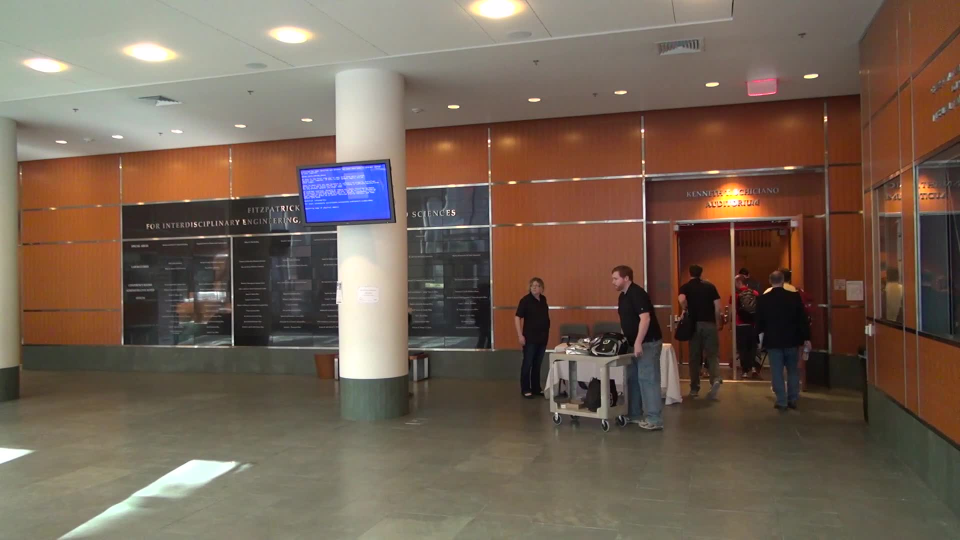
#> input picture simulation/geometric-sitemap-generator/sample_images/camera1.jpg, 1920 x 1080 px (shown at 1/2 size)
$ python -i feature_extraction.py   (imports and definitions only)
#> lines starting #> are read from the running program, lines starting #| are printed output that depends on the picture
"""Computer vision feature extraction for spatial mapping."""

import numpy as np
import cv2
from typing import List, Tuple, Optional
from dataclasses import dataclass


@dataclass
class VanishingPoint:
    """Detected vanishing point."""
    point: np.ndarray  # 2D image coordinates
    direction: np.ndarray  # 3D direction in camera frame
    confidence: float
    supporting_lines: List[np.ndarray]  # Lines that converge to this point


class FeatureExtractor:
    """Extract geometric features from images."""

    def __init__(self):
        """Initialize feature extractor."""
        pass

    def detect_lines(self, image: np.ndarray,
                     min_line_length: int = 50,
                     max_line_gap: int = 10) -> List[np.ndarray]:
        """
        Detect lines in image using Hough transform.

        Args:
            image: Input image (grayscale or RGB)
            min_line_length: Minimum line length in pixels
            max_line_gap: Maximum gap between line segments

        Returns:
            List of lines, each as [x1, y1, x2, y2]
        """
#> called with min_line_length = 50, max_line_gap = 10
        # Convert to grayscale if needed
        if len(image.shape) == 3:
            gray = cv2.cvtColor(image, cv2.COLOR_RGB2GRAY)
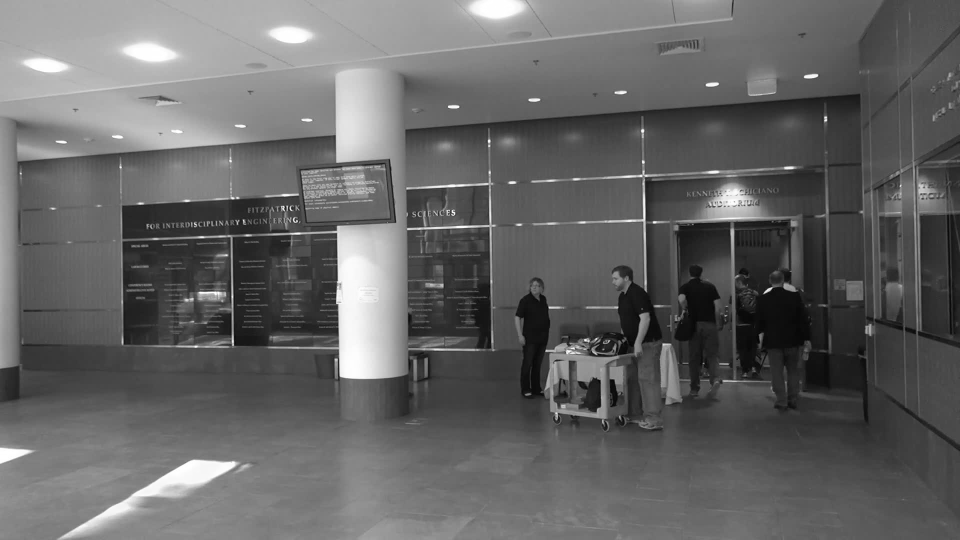
#> gray: shape (1080, 1920) (shown at 1/2 size); min 0, max 255, mean 100.9
        else:
            gray = image.copy()

        # Edge detection
        edges = cv2.Canny(gray, 50, 150, apertureSize=3)
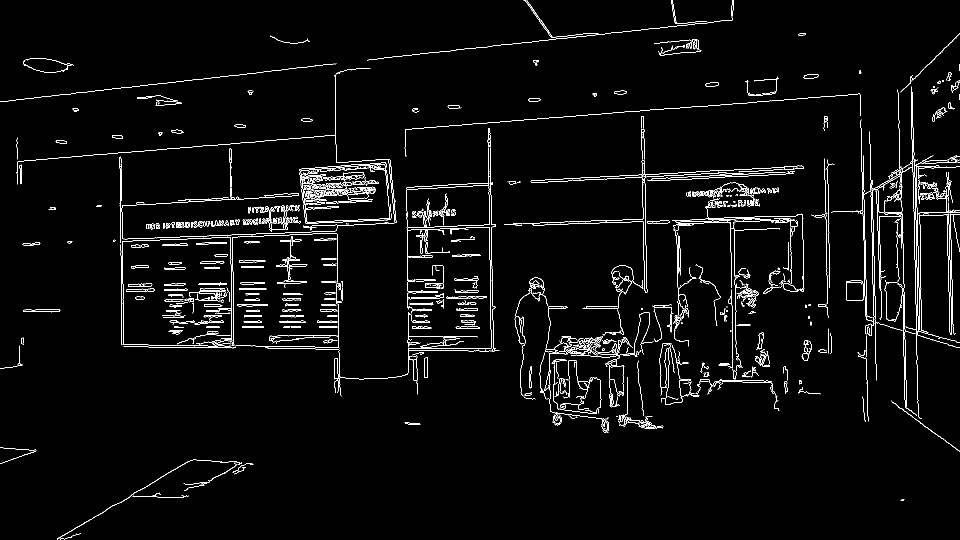
#> edges: shape (1080, 1920) (shown at 1/2 size); 2.9% white in thin lines or dots

        # Probabilistic Hough Line Transform
        lines = cv2.HoughLinesP(
            edges,
            rho=1,
            theta=np.pi / 180,
            threshold=50,
            minLineLength=min_line_length,
            maxLineGap=max_line_gap
        )
#> lines = 285 rows, first 6: [915, 368, 965, 366], [1315, 352, 1414, 347], [375, 477, 551, 471], [1066, 450, 1410, 438], [1055, 446, 1156, 443], [376, 403, 695, 386]

        if lines is None:
            return []

        # Convert to list of arrays
        return [line[0] for line in lines]

    # [228 lines left out: functions detect_vanishing_points, detect_horizon, extract_corners, match_features, not called in this run]

>>> import cv2
>>> picture = cv2.cvtColor(cv2.imread('../../sample_images/camera1.jpg'), cv2.COLOR_BGR2RGB)
>>> result = FeatureExtractor().detect_lines(picture)
#> result = 285 items, first 6: [915, 368, 965, 366], [1315, 352, 1414, 347], [375, 477, 551, 471], [1066, 450, 1410, 438], [1055, 446, 1156, 443], [376, 403, 695, 386]

$ run again, on simulation/geometric-sitemap-generator/sample_images/camera2.jpg
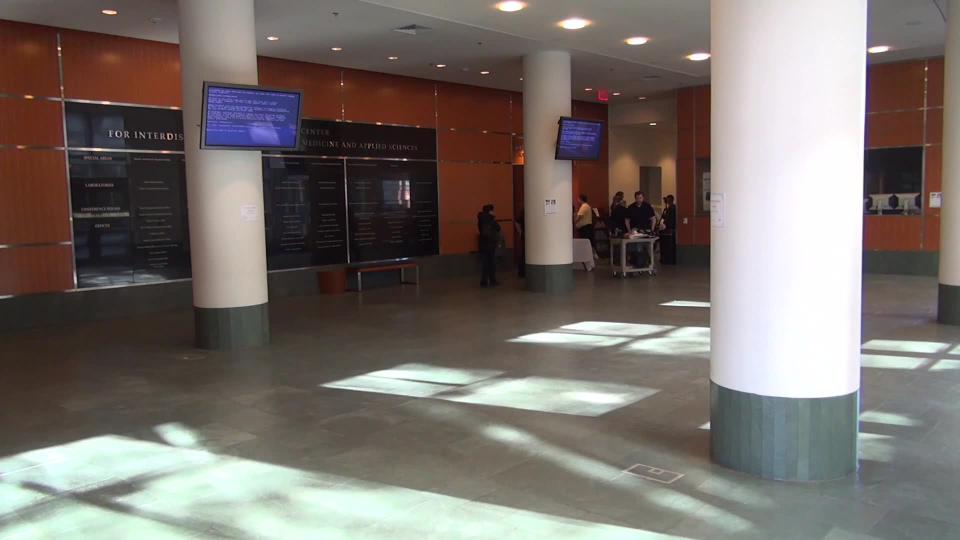
#> input picture simulation/geometric-sitemap-generator/sample_images/camera2.jpg, 1920 x 1080 px (shown at 1/2 size)
#> in detect_lines, `gray = cv2.cvtColor(image, cv2.COLOR_RGB2GRAY)`:
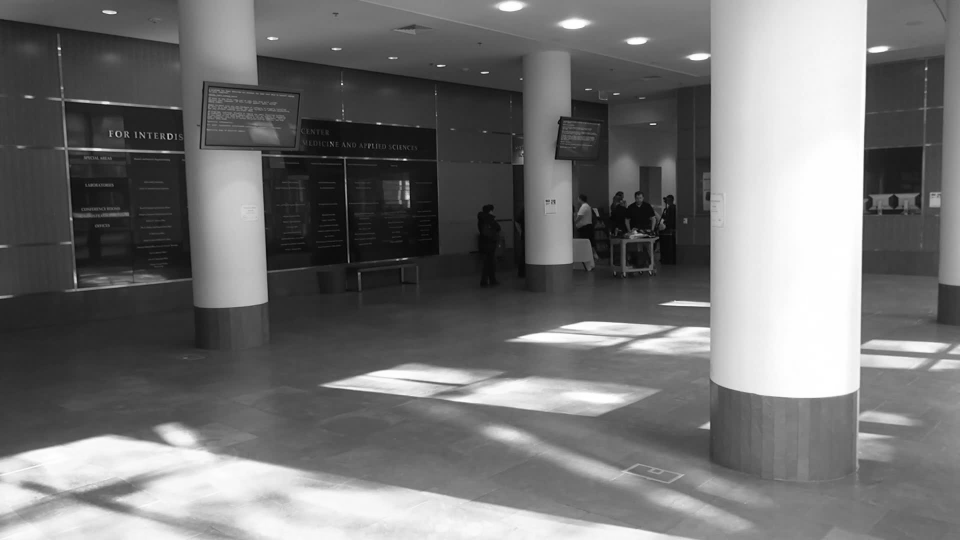
#> gray: shape (1080, 1920) (shown at 1/2 size); min 1, max 255, mean 114.2
#> in detect_lines, `edges = cv2.Canny(gray, 50, 150, apertureSize=3)`:
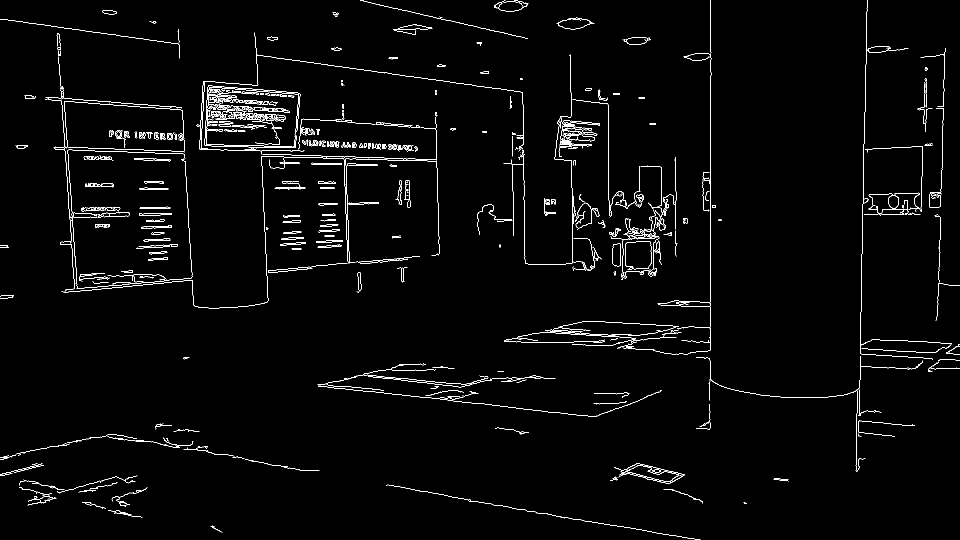
#> edges: shape (1080, 1920) (shown at 1/2 size); 2% white in thin lines or dots
#> lines = 239 rows, first 6: [1, 38, 357, 88], [1421, 388, 1421, 0], [1720, 747, 1723, 519], [111, 201, 361, 219], [111, 294, 368, 303], [114, 68, 149, 582]
#> result = 239 items, first 6: [1, 38, 357, 88], [1421, 388, 1421, 0], [1720, 747, 1723, 519], [111, 201, 361, 219], [111, 294, 368, 303], [114, 68, 149, 582]

$ run again, on simulation/geometric-sitemap-generator/sample_images/camera3.jpg
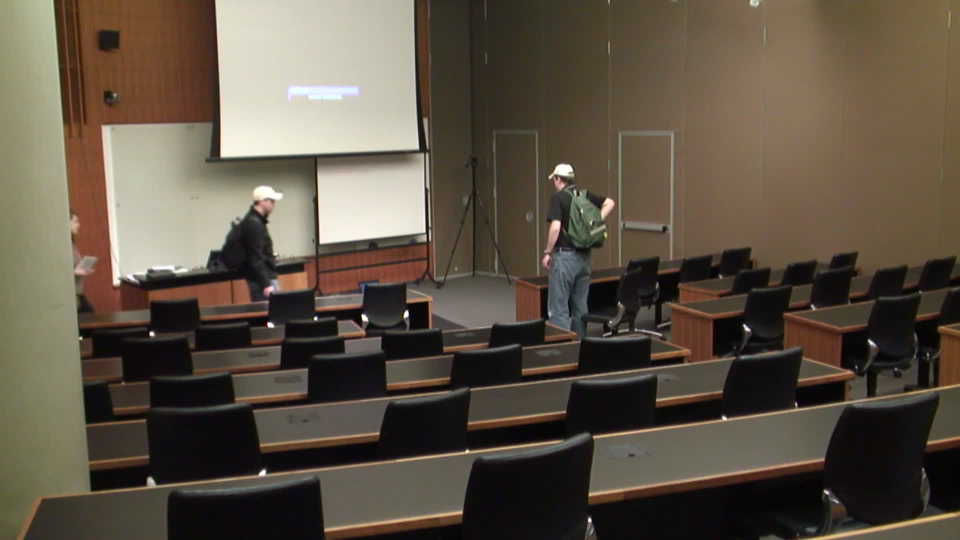
#> input picture simulation/geometric-sitemap-generator/sample_images/camera3.jpg, 1920 x 1080 px (shown at 1/2 size)
#> in detect_lines, `gray = cv2.cvtColor(image, cv2.COLOR_RGB2GRAY)`:
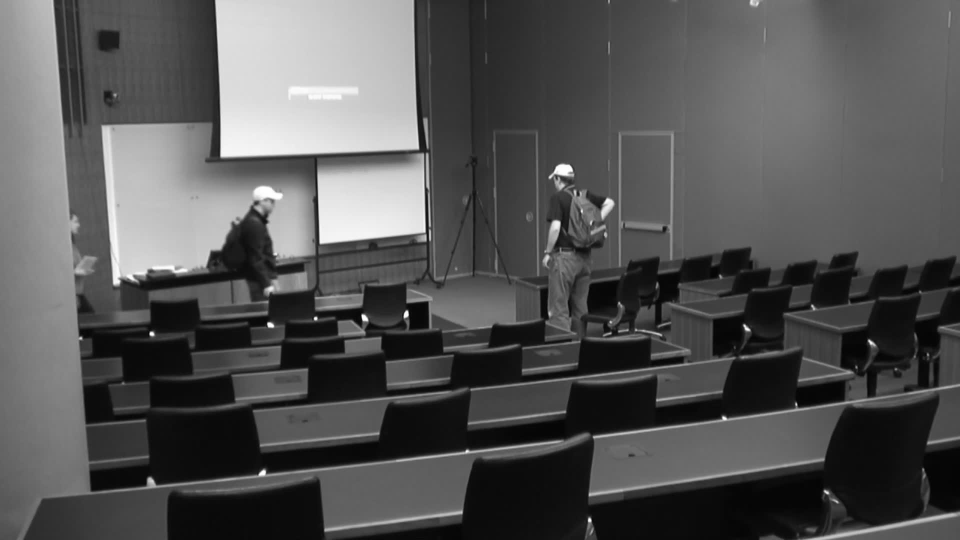
#> gray: shape (1080, 1920) (shown at 1/2 size); min 1, max 255, mean 84.3
#> in detect_lines, `edges = cv2.Canny(gray, 50, 150, apertureSize=3)`:
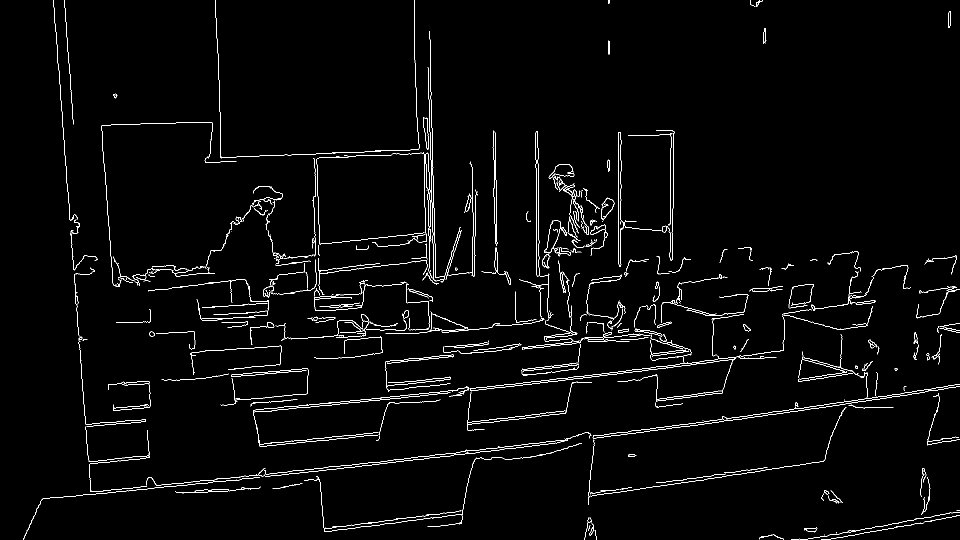
#> edges: shape (1080, 1920) (shown at 1/2 size); 2.1% white in thin lines or dots
#> lines = 206 rows, first 6: [312, 971, 516, 949], [744, 925, 1069, 886], [1186, 876, 1331, 858], [1060, 764, 1435, 718], [1343, 852, 1728, 798], [246, 982, 463, 960]
#> result = 206 items, first 6: [312, 971, 516, 949], [744, 925, 1069, 886], [1186, 876, 1331, 858], [1060, 764, 1435, 718], [1343, 852, 1728, 798], [246, 982, 463, 960]

$ run again, on simulation/geometric-sitemap-generator/sample_images/camera4.jpg
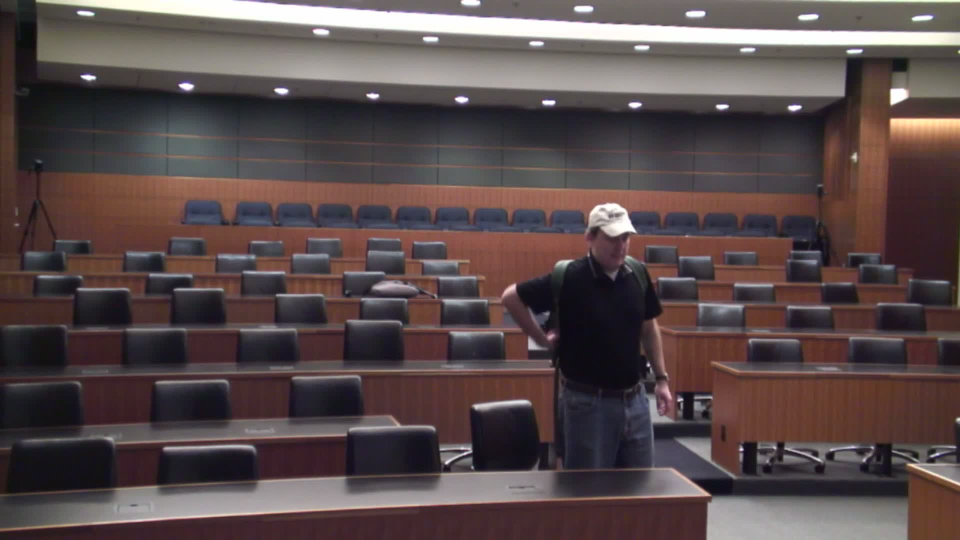
#> input picture simulation/geometric-sitemap-generator/sample_images/camera4.jpg, 1920 x 1080 px (shown at 1/2 size)
#> in detect_lines, `gray = cv2.cvtColor(image, cv2.COLOR_RGB2GRAY)`:
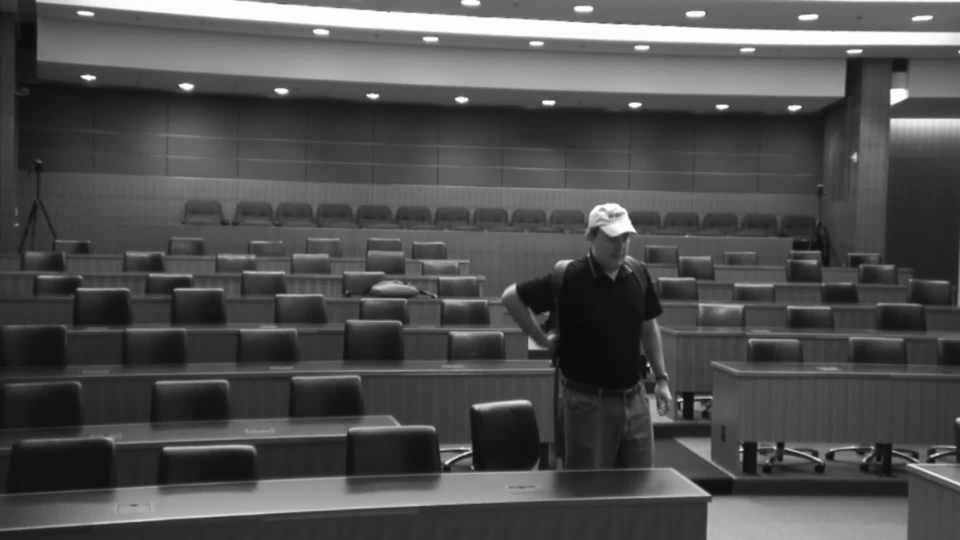
#> gray: shape (1080, 1920) (shown at 1/2 size); min 8, max 255, mean 78.6
#> in detect_lines, `edges = cv2.Canny(gray, 50, 150, apertureSize=3)`:
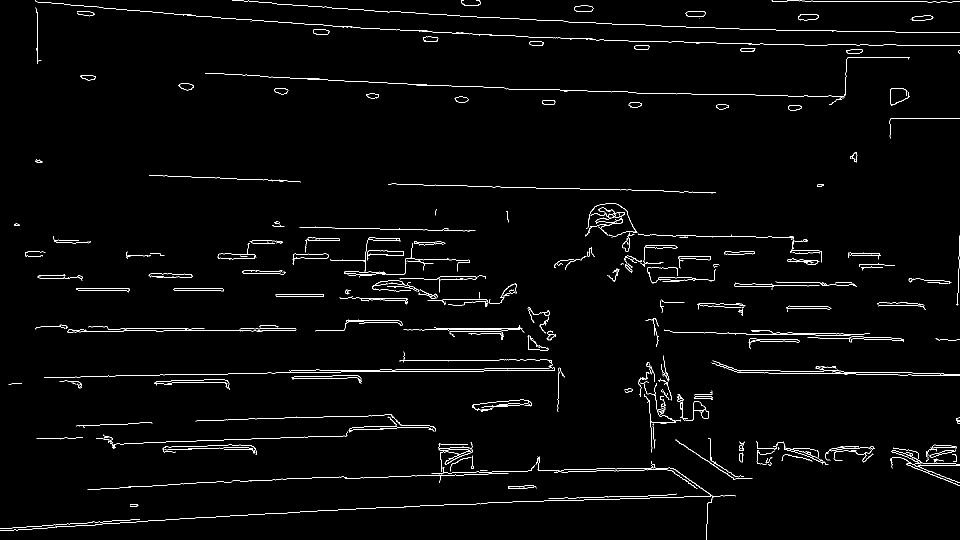
#> edges: shape (1080, 1920) (shown at 1/2 size); 1.8% white in thin lines or dots
#> lines = 177 rows, first 6: [635, 744, 748, 743], [484, 1030, 687, 1019], [596, 874, 652, 873], [1078, 941, 1210, 937], [1797, 750, 1898, 751], [1751, 63, 1850, 64]
#> result = 177 items, first 6: [635, 744, 748, 743], [484, 1030, 687, 1019], [596, 874, 652, 873], [1078, 941, 1210, 937], [1797, 750, 1898, 751], [1751, 63, 1850, 64]
